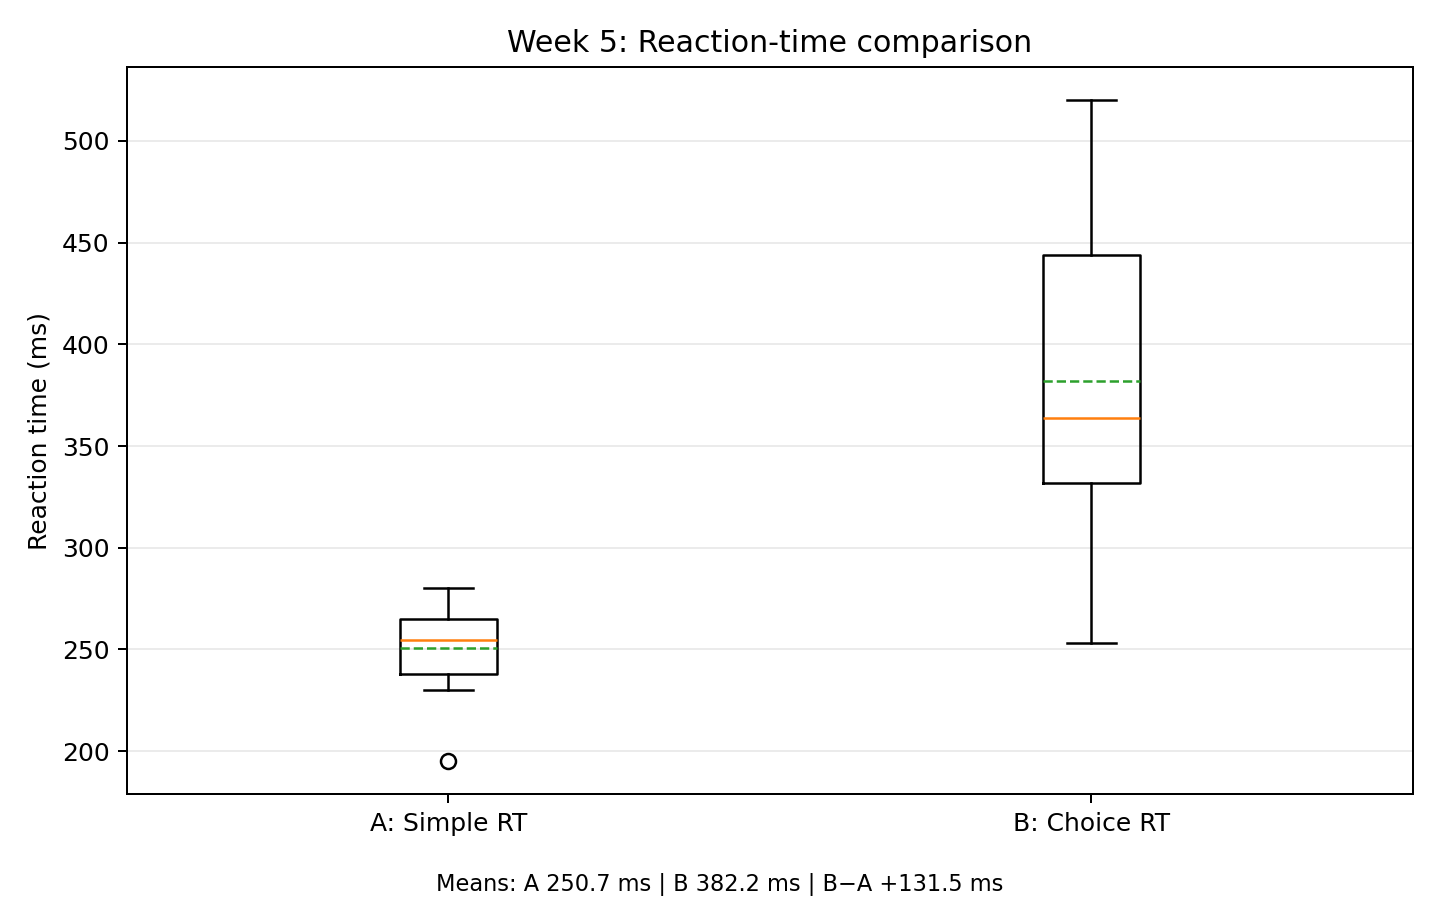

The Python source for this figure:
"""Week 5: compare valid reaction times in conditions A and B.

Run from the week05-compare folder: python compare.py
Requires matplotlib: python -m pip install matplotlib
"""
import csv
from pathlib import Path
from statistics import mean

import matplotlib.pyplot as plt

HERE = Path(__file__).resolve().parent
CSV_FILE = HERE / 'week05-results.csv'
values = {'A': [], 'B': []}

with CSV_FILE.open(newline='', encoding='utf-8-sig') as file:
    for row in csv.DictReader(file):
        condition = row['condition'].strip().upper()
        if condition not in values:
            continue
        try:
            rt = float(row['rt'])
            correct = int(float(row['correct'])) == 1
            practice = int(float(row['practice'])) == 1
            anticipation = int(float(row['anticipation'])) == 1
        except (ValueError, TypeError) as exc:
            raise ValueError(f'Invalid CSV row: {row}') from exc
        if not practice and correct and not anticipation and 150 <= rt <= 2500:
            values[condition].append(rt)

a, b = values['A'], values['B']
if not a or not b:
    raise SystemExit('Need at least one valid trial in both conditions.')

mean_a, mean_b = mean(a), mean(b)
difference = mean_b - mean_a

# Observed-range overlap: percent of B trials whose RT lies between
# the minimum and maximum observed valid A reaction times (inclusive).
# This is one explicit overlap measure; use a different one if your
# instructor specifies a particular definition.
overlap_count = sum(min(a) <= rt <= max(a) for rt in b)
overlap_pct = 100 * overlap_count / len(b)

print(f'Condition A: n={len(a)}, mean={mean_a:.2f} ms')
print(f'Condition B: n={len(b)}, mean={mean_b:.2f} ms')
print(f'Difference (B - A): {difference:+.2f} ms')
print(f'Overlap (B trials within A observed range): {overlap_pct:.1f}% '
      f'({overlap_count}/{len(b)})')
print(f'A observed range: {min(a):.0f}–{max(a):.0f} ms')

fig, ax = plt.subplots(figsize=(8, 5))
ax.boxplot([a, b], tick_labels=['A: Simple RT', 'B: Choice RT'],
           showmeans=True, meanline=True)
ax.set_ylabel('Reaction time (ms)')
ax.set_title('Week 5: Reaction-time comparison')
ax.grid(axis='y', alpha=0.25)
fig.text(0.5, 0.01,
         f'Means: A {mean_a:.1f} ms | B {mean_b:.1f} ms | B−A {difference:+.1f} ms',
         ha='center', fontsize=9)
fig.tight_layout(rect=[0, 0.04, 1, 1])
output = HERE / 'compare.png'
fig.savefig(output, dpi=180)
plt.close(fig)
print(f'Saved: {output.name}')
